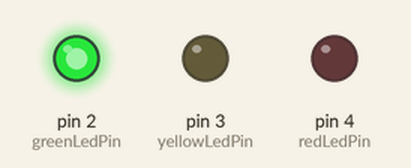
This sketch was run on a simulated Arduino Uno, built with avr-gcc and run on an emulated ATmega328P. Shown: output pins drawn as LEDs (lit = HIGH).

Above: at 5.0 s.
At 15.1 s:
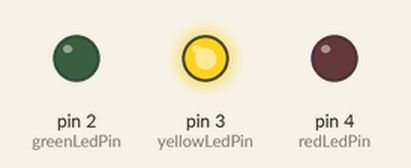
At 25.1 s:
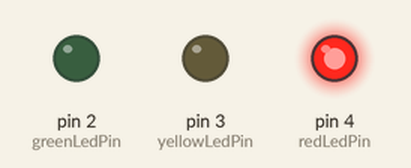
Timing chart, 0 to 39.1 s (numbered marks = the images above):
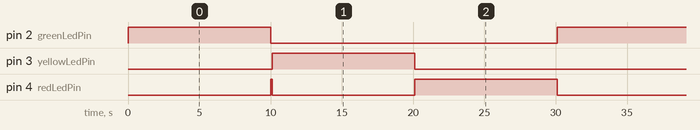

Measured:
- by itself, pin 2 (greenLedPin), pin 3 (yellowLedPin): alternates HIGH for 10.0 s and LOW for 20.1 s
- by itself, pin 4 (redLedPin): repeats every 30.1 s: LOW 10.0 s, HIGH 10.0 s, LOW 10.0 s, HIGH 0.10 s
- by itself, everything shown: repeats every 30.1 s, in 4 steps

The sketch:

iot_practical6.ino
```cpp
/*

6. Create a program that illuminates the green LED if the counter is less than 100,
illuminates the yellow LED if the counter is between 101 and 200 and illuminates the
red LED if the counter is greater than 200

*/

// Define the pin numbers for the LEDs
const int greenLedPin = 2;
const int yellowLedPin = 3;
const int redLedPin = 4;

// Define the counter variable
int counter = 0;

void setup() {
  // Initialize the LED pins as outputs
  pinMode(greenLedPin, OUTPUT);
  pinMode(yellowLedPin, OUTPUT);
  pinMode(redLedPin, OUTPUT);
}

void loop() {
  // Check the value of the counter and illuminate the corresponding LED
  if (counter < 100) {
    digitalWrite(greenLedPin, HIGH);
    digitalWrite(yellowLedPin, LOW);
    digitalWrite(redLedPin, LOW);
  } else if (counter >= 101 && counter <= 200) {
    digitalWrite(greenLedPin, LOW);
    digitalWrite(yellowLedPin, HIGH);
    digitalWrite(redLedPin, LOW);
  } else {
    digitalWrite(greenLedPin, LOW);
    digitalWrite(yellowLedPin, LOW);
    digitalWrite(redLedPin, HIGH);
  }

  // Increment the counter
  counter++;

  // Reset the counter if it exceeds 300 (to demonstrate continuous operation)
  if (counter > 300) {
    counter = 0;
  }

  // You can add a delay here to control the rate of change of the LEDs
  delay(100); // 100 milliseconds delay
}
```
